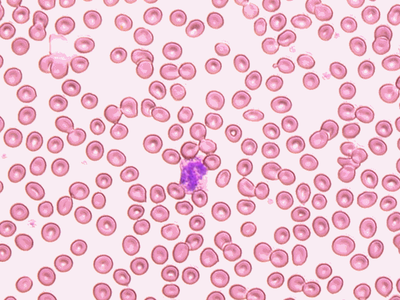
#> input picture Graph-Segmentation-First-Attempts/red_blood_cells.png, 400 x 300 px
$ jupyter execute --allow-errors ForegroundExtraction.ipynb
#> lines starting #> are read from the running program, lines starting #| are printed output that depends on the picture
# Interactive Image Segmentation for Object Counting #

Based on: https://sandipanweb.wordpress.com/2018/02/11/interactive-image-segmentation-with-graph-cut/

[cell 1]
import numpy as np
from PIL import Image, ImageFilter
from skimage import measure
from scipy.stats import norm
import matplotlib.pyplot as plt
import networkx as nx
from networkx.algorithms.flow import edmonds_karp

Dataset loading

[cell 2]
im = Image.open("red_blood_cells.png")
#> im is the input picture: PIL image 400x300 RGBA; mean R, G, B, A 239.1, 197.9, 212.8, 255
im

[cell 3]
im.mode
#> Out = 'RGBA'
# RGBA model - RGB + alpha channel

We have to prepare probability distributions for the pixel if it belongs to the foreground or the background.

[cell 4]
foreground = Image.open('foreground.png')
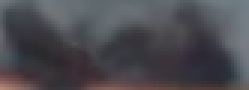
#> input picture Graph-Segmentation/bees/foreground.png, 83 x 30 px, found by its file name (shown 3 times larger)
#> foreground is the input picture: PIL image 83x30 RGB; mean R, G, B 75.3, 74.3, 80
background = Image.open('background.png')
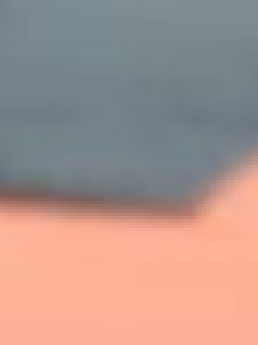
#> input picture Graph-Segmentation/bees/background.png, 86 x 115 px, found by its file name (shown 3 times larger)
#> background is the input picture: PIL image 86x115 RGB; mean R, G, B 173.6, 147.8, 141.2

[cell 5]
# we consider a 'G' channel which is most useful in distinguishing foreground and background
foreground_data = np.array(foreground.getchannel('G'))
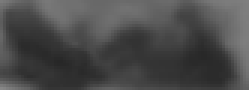
#> foreground_data: shape (30, 83) (shown 3 times larger); min 39, max 135, mean 74.3
background_data = np.array(background.getchannel('G'))
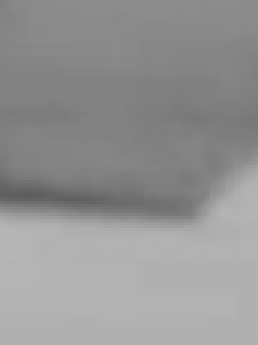
#> background_data: shape (115, 86) (shown 3 times larger); min 94, max 182, mean 147.8

[cell 6]
foreground_data = foreground_data.reshape(foreground_data.shape[0] * foreground_data.shape[1], 1)
#> foreground_data = 2490 values, max 135 at index 2407, min 39 at index 1679, mean 74.34
background_data = background_data.reshape(background_data.shape[0] * background_data.shape[1], 1)
#> background_data = 9890 values, max 182 at index 6536, min 94 at index 5597, mean 147.8

[cell 7]
background_data.shape
#> Out = (9890, 1)

[cell 8]
mu1, std1 = norm.fit(foreground_data)
#> mu1 = 74.34; std1 = 24.19
mu2, std2 = norm.fit(background_data)
#> mu2 = 147.8; std2 = 23.42

[cell 9]
# Plot the histogram for the foreground data
plt.hist(foreground_data, bins=25, density=True, alpha=0.6, color='g')

# Plot the PDF.
xmin, xmax = plt.xlim()
x = np.linspace(xmin, xmax, 100)
p = norm.pdf(x, mu1, std1)
#> p = 100 values, max 0.0165 at index 38, min 0.000424 at index 99, mean 0.00891
plt.plot(x, p, 'k', linewidth=2)
title = "Fit results: mu1 = %.2f,  std1 = %.2f" % (mu1, std1)
#> title = 'Fit results: mu1 = 74.34,  std1 = 24.19'
plt.title(title)

plt.show()
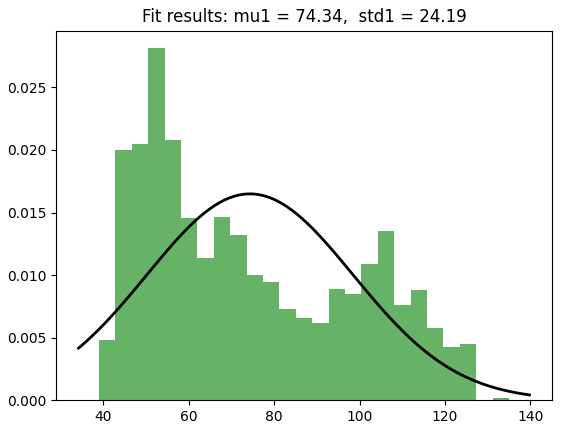
#> figure drawn by matplotlib, 1 panel; tallest bar 0.0281 high, from x = 50.52 to 54.36; curve peaks at x = 74.73, y = 0.0165

[cell 10]
# Plot the histogram for the background data
plt.hist(background_data, bins=25, density=True, alpha=0.6, color='g')

# Plot the PDF.
xmin, xmax = plt.xlim()
x = np.linspace(xmin, xmax, 100)
p = norm.pdf(x, mu2, std2)
#> p = 100 values, max 0.017 at index 60, min 0.000774 at index 0, mean 0.00968
plt.plot(x, p, 'k', linewidth=2)
title = "Fit results: mu2 = %.2f,  std2 = %.2f" % (mu2, std2)
#> title = 'Fit results: mu2 = 147.84,  std2 = 23.42'
plt.title(title)

plt.show()
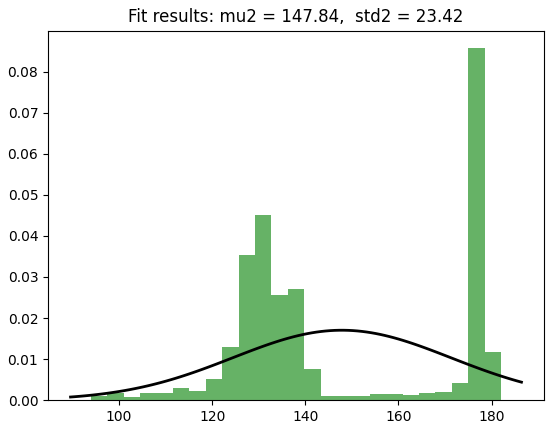
#> figure drawn by matplotlib, 1 panel; tallest bar 0.0857 high, from x = 175 to 178.5; curve peaks at x = 148.3, y = 0.017

[cell 11]
def get_probability(mu, std, value):
    # given a mu and std describing normal distribution
    # we calculate the probability of 'value'
    # to belong to this dataset
    return norm(mu, std).pdf(value)

[cell 12]
print(get_probability(mu2, std2, 232))
#| 2.676181797787576e-05
